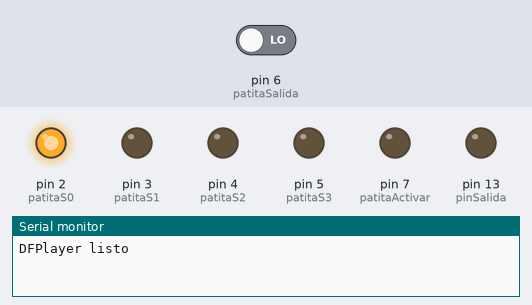
A sketch run on a simulated Arduino Mega 2560, built with avr-gcc and run on an emulated ATmega2560. Parts: output pins drawn as LEDs (lit = HIGH), the last lines printed to the serial monitor. The inputs (shaded band) are chosen by the test bench; at power-on: pin 6 (patitaSalida) LOW. The audio player accepts every command and is not drawn.

Above: at 1.0 s.
At 2.1 s:
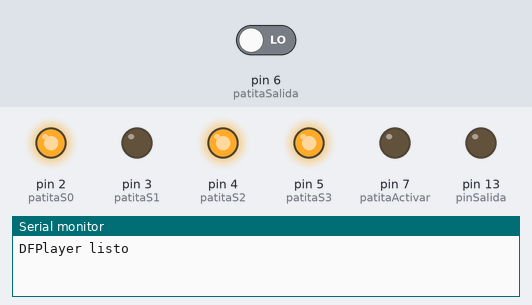
At 6.5 s:
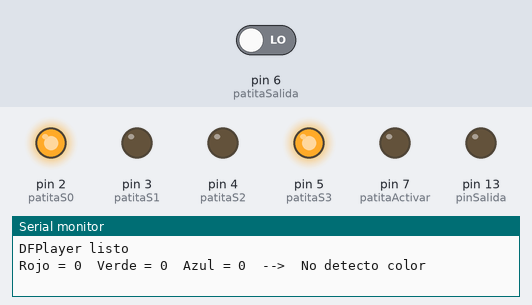
Timing chart, 0 to 8.0 s (numbered marks = the images above):
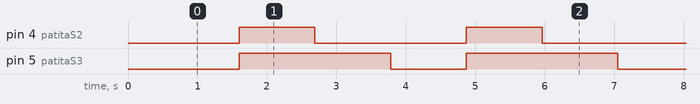

The sketch:

FinalPrincipal.ino
```cpp
//Código para arduino R4
//Controla salida de audio, reconocimiento de color y la señal que llega a R3 para controlar pantalla

// Bibliotecas externas
#include "DFRobotDFPlayerMini.h"
#include "SoftwareSerial.h"

// Clase propia
#include "SensorColor.h"

// Crear objetos
SensorColor sensorColor;
DFRobotDFPlayerMini myDFPlayer;

// Variables de control
const int pinSalida = 13;
// Pin para activar señal hacia R3 (LED/entrada digital)

bool reproduciendo = false;
// indica si hay audio activo
unsigned long tiempoInicioReproduccion = 0;
// tiempo inicial del audio
const unsigned long duracionReproduccion = 15000;
// 15 segundos máximo de reproducción

// Control de colores
String colorDetectado = "NADA";
String ultimoColor = "NADA";

void setup() {
  pinMode(pinSalida, OUTPUT);
  digitalWrite(pinSalida, LOW); // empieza apagado
  Serial.begin(115200);
  Serial1.begin(9600);

  sensorColor.configurar();

  if (!myDFPlayer.begin(Serial1, true, true)) {
    Serial.println("Error al iniciar DFPlayer");
    //avisa que falla
  } else {
    Serial.println("DFPlayer listo");
    //avisa que no falla
  }

  myDFPlayer.volume(20);
  // volumen entre 0 y 30 (15 = medio)
}

void loop() {
  // Leer color actual del sensor
  sensorColor.leer();
  sensorColor.determinarColor();
  sensorColor.mostrarSerial();

  String nuevoColor = sensorColor.colorDetectado;

  // Detecta constantemente hasta recibir un color válido
  //Si detecta un color válido y no hay audio sonando inicia reproducción
  //Tras recibir el color válido no aceptará mas hasta que termine la reproducción actual
  if (nuevoColor != "NADA" && !reproduciendo && nuevoColor != ultimoColor) {
    colorDetectado = nuevoColor;
    ultimoColor = nuevoColor;
    reproduciendo = true;
    tiempoInicioReproduccion = millis();

    digitalWrite(pinSalida, HIGH);
    // Si llega este color válido
    // Enciende pin 13 → señal al R3
    Serial.println("Audio iniciado");

    // Reproduce el audio correspondiente
    if (colorDetectado == "ROJO") {
      myDFPlayer.playFolder(1, 1);
      // Carpeta 01, archivo 001.mp3
      // Respuesta enojada
      Serial.println("Reproduciendo ROJO");
    }
    else if (colorDetectado == "AZUL") {
      myDFPlayer.playFolder(2, 2);
      // Carpeta 02, archivo 002.mp3
      // Respuesta triste
      Serial.println("Reproduciendo AZUL");
    }
    else if (colorDetectado == "NARANJO") {
      myDFPlayer.playFolder(3, 3);
      // Carpeta 03, archivo 003.mp3
      // Respuesta loca
      Serial.println("Reproduciendo NARANJO");
    }
    else if (colorDetectado == "VERDE") {
      myDFPlayer.playFolder(4, 4);
      // Carpeta 04, archivo 004.mp3
      // Respuesta feliz
      Serial.println("Reproduciendo VERDE");
    }
  }

  //Cada reproducción de audio se detiene a los 15 segundos no importa qué
  //Por seguridad
  if (reproduciendo && (millis() - tiempoInicioReproduccion > duracionReproduccion)) {
    myDFPlayer.stop();
    reproduciendo = false;
    colorDetectado = "NADA";
    ultimoColor = "NADA";
    digitalWrite(pinSalida, LOW);
    // Apaga pin 13 y envía señal al R3
    Serial.println(" Audio detenido por tiempo límite");
  }

  // Si DFPlayer informa que terminó el audio por sí mismo
  //Escenario normal
  if (myDFPlayer.available()) {
    uint8_t tipo = myDFPlayer.readType();
    int valor = myDFPlayer.read();

    if (tipo == DFPlayerPlayFinished) {
      Serial.println(" Audio finalizado por DFPlayer");
      reproduciendo = false;
      colorDetectado = "NADA";
      ultimoColor = "NADA";
      digitalWrite(pinSalida, LOW);
      // Apaga pin 13 → señal al R3
    }
  }
}
```

SensorColor.cpp
```cpp
#include "SensorColor.h"
// llama a la clase SensorColor

// Constructor
SensorColor::SensorColor() {}

// Destructor
SensorColor::~SensorColor() {}


// Configura los pines del sensor
void SensorColor::configurar() {
  pinMode(patitaS0, OUTPUT);
  pinMode(patitaS1, OUTPUT);
  pinMode(patitaS2, OUTPUT);
  pinMode(patitaS3, OUTPUT);
  pinMode(patitaSalida, INPUT);   // salida de frecuencia
  pinMode(patitaActivar, OUTPUT);

  // Escala de frecuencia al 20% para mejor estabilidad
  // De esta manera no es tan sensible y precibe los colores que nosotros queremos
  digitalWrite(patitaS0, HIGH);
  digitalWrite(patitaS1, LOW);

  // Activar sensor (LOW = activo)
  digitalWrite(patitaActivar, LOW);
}

// Lee los tres colores básicos del sensor con cada fotodiódo
void SensorColor::leer() {
  lecturaRojo = leerRojo();
  lecturaVerde = leerVerde();
  lecturaAzul = leerAzul();
}

// Cada color se obtiene filtrando el fotodiodo correspondiente
int SensorColor::leerRojo() {
  digitalWrite(patitaS2, LOW);
  digitalWrite(patitaS3, LOW);
  int valor = pulseIn(patitaSalida, LOW);
  delay(tiempoPausa);
  return normalizar(valor, 2000);
}

int SensorColor::leerVerde() {
  digitalWrite(patitaS2, HIGH);
  digitalWrite(patitaS3, HIGH);
  int valor = pulseIn(patitaSalida, LOW);
  delay(tiempoPausa);
  return normalizar(valor, 2000);
}

int SensorColor::leerAzul() {
  digitalWrite(patitaS2, LOW);
  digitalWrite(patitaS3, HIGH);
  int valor = pulseIn(patitaSalida, LOW);
  delay(tiempoPausa);
  return normalizar(valor, 2000);
}

// Escala los valores de frecuencia a un rango manejable (0–50)
int SensorColor::normalizar(int valor, int maximoEntrada) {
  if (valor > maximoEntrada) valor = maximoEntrada;
  return (valor * 50) / maximoEntrada;
}

// Compara si un valor está cerca de otro dentro de tolerancia
// Es medianamente laxo a la hora de aceptar colores correctos
bool SensorColor::cercaDe(int valor, int objetivo) {
  return abs(valor - objetivo) <= 0; // tolerancia ±1
}

// Determina el color actual comparando patrones RGB
void SensorColor::determinarColor() {
// Los valores son resultado de una calibración en las condiciones reales
// Dentro del conducto donde salen los dulces
  if (cercaDe(lecturaRojo, 12) && cercaDe(lecturaVerde, 7) && cercaDe(lecturaAzul, 8)) {
    colorDetectado = "ROJO";
    // String resultado de detectar rojo activa los escenarios correspondientes
    obtenerColor = 1;
  }
  else if (cercaDe(lecturaRojo, 7) && cercaDe(lecturaVerde, 5) && cercaDe(lecturaAzul, 4)) {
    colorDetectado = "AZUL";
    // String resultado de detectar azul activa los escenarios correspondientes
    obtenerColor = 2;
  }
  else if (cercaDe(lecturaRojo, 11) && cercaDe(lecturaVerde, 6) && cercaDe(lecturaAzul, 7)) {
    colorDetectado = "NARANJO";
    // String resultado de detectar naranjo activa los escenarios correspondientes
    obtenerColor = 3;
  }
  else if (cercaDe(lecturaRojo, 10) && cercaDe(lecturaVerde, 4) && cercaDe(lecturaAzul, 6)) {
    colorDetectado = "VERDE";
    // String resultado de detectar verde activa los escenarios correspondientes
    obtenerColor = 4;
  }
  else {
    colorDetectado = "NADA";
    // sin coincidencia clara
    obtenerColor = 0;
  }
}

// Muestra los valores leídos y el color detectado por Serial
void SensorColor::mostrarSerial() {
  Serial.print("Rojo = ");
  Serial.print(lecturaRojo);
  Serial.print("  Verde = ");
  Serial.print(lecturaVerde);
  Serial.print("  Azul = ");
  Serial.print(lecturaAzul);
  Serial.print("  -->  ");

  if(colorDetectado != "NADA"){
    Serial.println("Detecto + colorDetectado");
  } else {
    Serial.println("No detecto color");
  }
}
```

SensorColor.h
```cpp
#ifndef SENSOR_COLOR_H
#define SENSOR_COLOR_H

//  Clase: SensorColor
//  Sensor de color TCS230 / TCS3200
//  Permite leer RGB y determinar un color definido

#include <Arduino.h>

class SensorColor {

public:
  // Constructor y destructor
  SensorColor();
  ~SensorColor();

  // Configuración inicial del sensor
  void configurar();

  // Lecturas
  void leer();
  int leerRojo();
  int leerVerde();
  int leerAzul();

  // Utilidades
  int normalizar(int valor, int maximoEntrada);
  bool cercaDe(int valor, int objetivo);

  // Lógica de detección
  void determinarColor();
  void mostrarSerial();

  // Variables internas
  int lecturaRojo = 0;
  int lecturaVerde = 0;
  int lecturaAzul = 0;

  int tiempoPausa = 90;
  // retardo entre lecturas (ms)

  // Pines del sensor
  int patitaS0 = 2;
  int patitaS1 = 3;
  int patitaS2 = 4;
  int patitaS3 = 5;
  int patitaSalida = 6;
  int patitaActivar = 7;

  // Color detectado (texto)
  String colorDetectado = "NADA";

  // Identificador numérico opcional
  int obtenerColor;
};

#endif
```

conexiones.ino
```cpp
// Definir pines del sensor de color
// tiene 8 pines
// VCC a 5V
// GND a GND
// OE a 2

// S0 y S1 controlan la potencia
// Se usan para establecer la escala de frecuencia al 20 %, que es un valor común cuando se usa este sensor de color con un Arduino
//#define S0 2
//#define S1 3
// S2 y S3 controlan los fotodiodos de cada color
// Estos pines se utilizarán para seleccionar la escala de frecuencia y el color que se desea leer
//#define S2 4
//#define S3 5

// Out define la salida = respuesta de colores
//#define sensorColorOut 6

// https://afel.cl/products/sensor-reconocimiento-de-color-tcs230-tcs3200

//Definir pines de la pantalla
// tiene 4 pines
//#define 7
//#define 8

// https://afel.cl/products/pantalla-lcd-oled-1-3-128x64-caracteres-azules

//Definir pines del modulo reprodctor mp3
//#define 9
//#define 10

// https://afel.cl/products/modulo-reproductor-mp3-dfplayer-mini
```

Measured:
- by itself, pin 4 (patitaS2): alternates HIGH for 1.1 s and LOW for 2.2 s
- by itself, pin 5 (patitaS3): alternates HIGH for 2.2 s and LOW for 1.1 s
- by itself, everything shown: repeats every 3.3 s, in 3 steps
